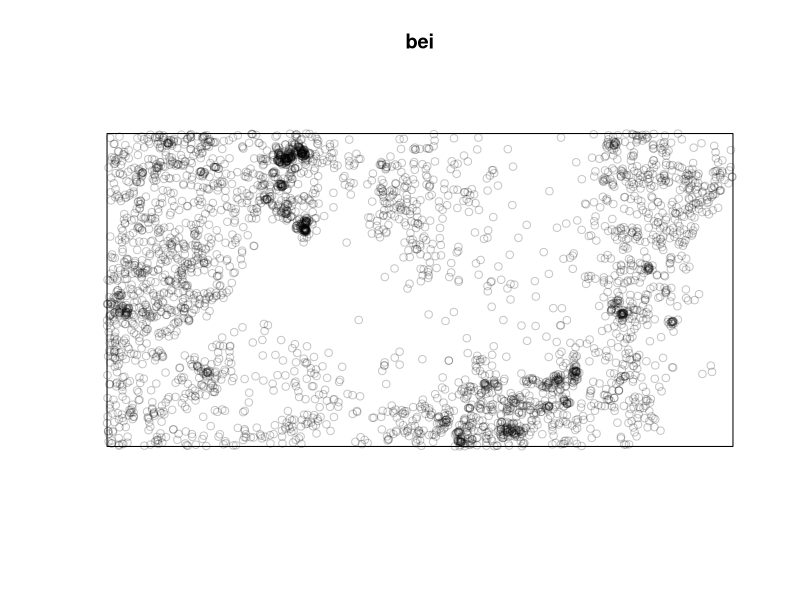
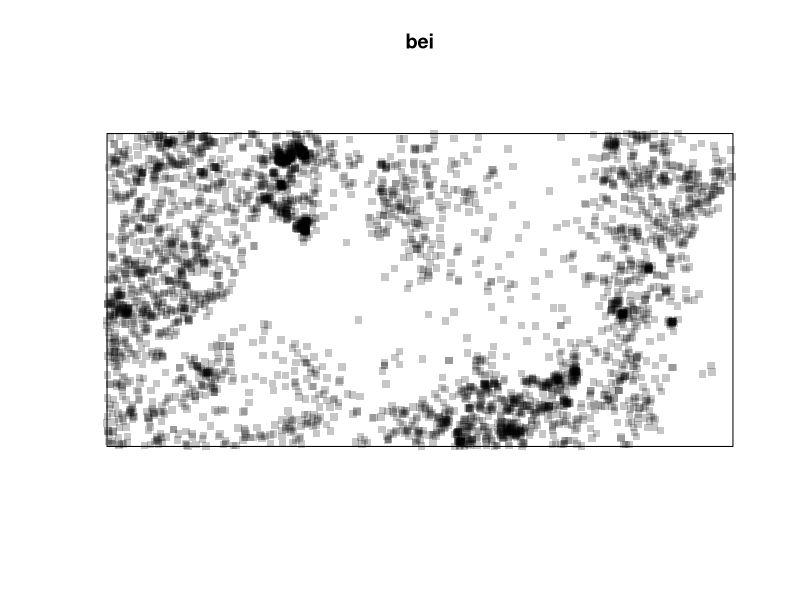
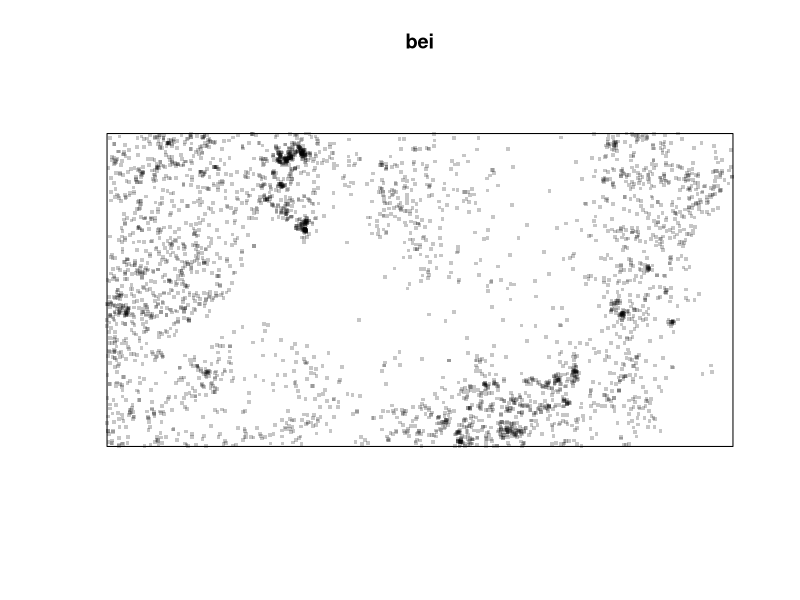
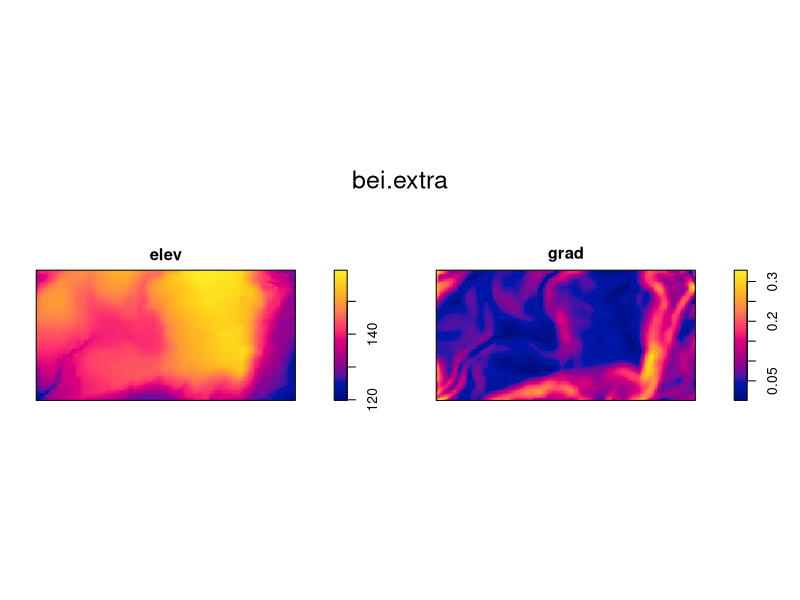
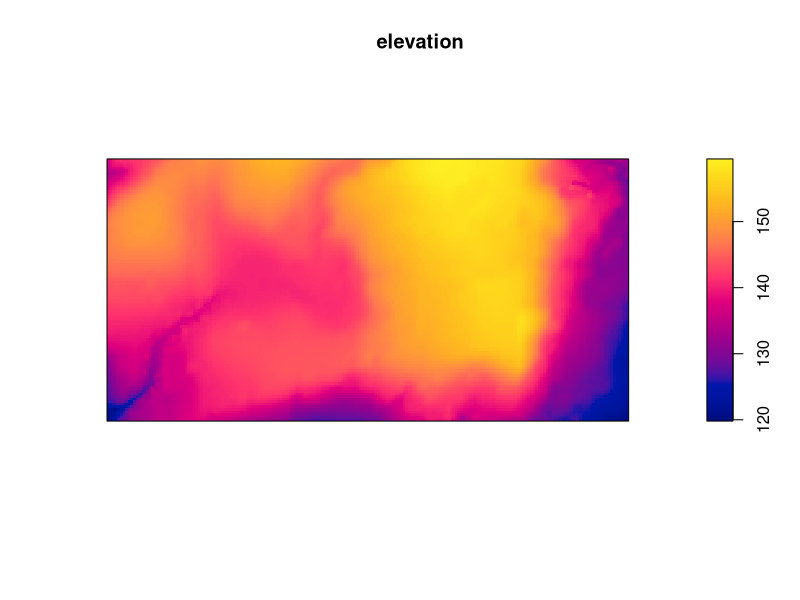

The R script that drew these images, in order: (Note: this script raises an error after producing the figures.)
# R code for population density

# Installing packages
install.packages("spatstat")

# Using the package(s)
library(spatstat)

# Recall the data
bei

# Looking at the points in space
plot(bei)

# Changing the pch
plot(bei, pch=15)

# Decrease the dimension
plot(bei, pch=15, cex=.5)

# Drivers
bei.extra

# Plotting variables
plot(bei.extra)


# Subsetting a dataset: NEW CONCEPT!
# There are two different methods to make a subset:
# first: name of the variable and $ symbol
# second: number of the layer and [] for tables, [[]] for map layers

elevation <- bei.extra$elev

# output
plot(elevation)

# output
plot(gradient)

# Subset by the number of the layer/ variable
elevation2 <- bei.extra[[1]]

# In case bei.extra was a table: bei.extra[1]

# Plot the new object

plot(elevation2)

# Creating our first map!
densitymap <- density(bei)

# Output
plot(densitymap)

# Plotting the points on top of the density map
points(bei, cex=.5)

# New Concept! : MULTIFRAME!
# Creating the multiframe
par(mfrow=c(1,2))
plot(elevation)
plot(densitymap)

# Exercise: Put the elevation map on top of the densitymap


par(mfrow=c(2,1))
plot(elevation)
plot(densitymap)
# IF you get any graphical issue here is your friend:
dev.off()
